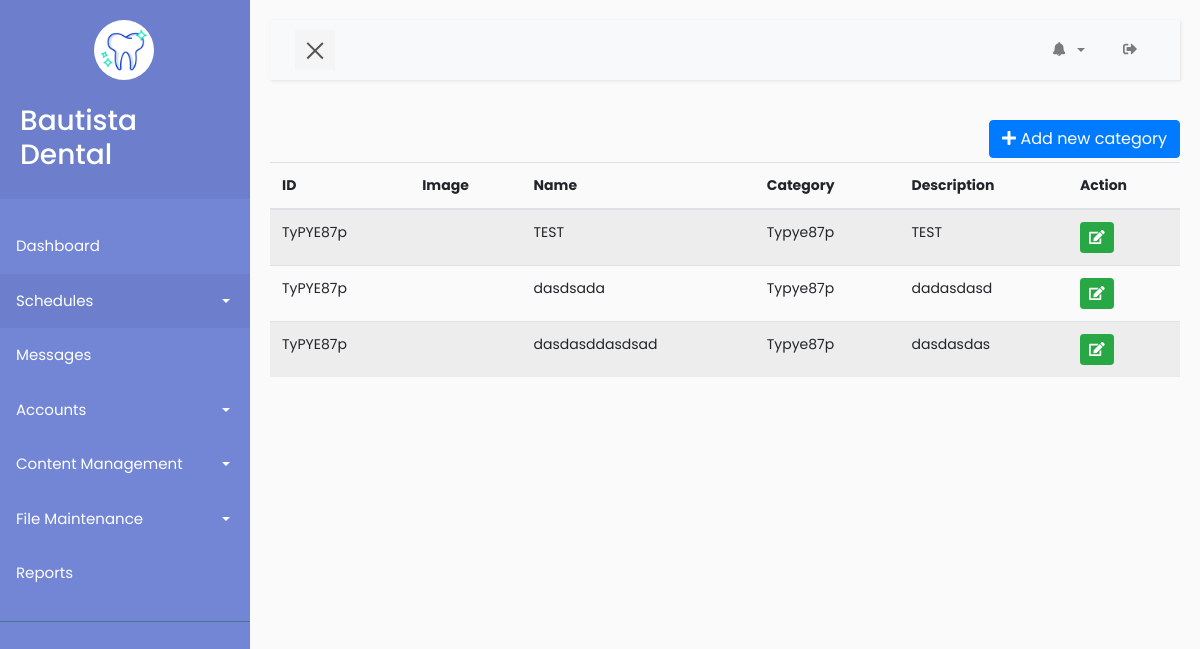
Page /admin/services.php (signed in) on the earlier database version.
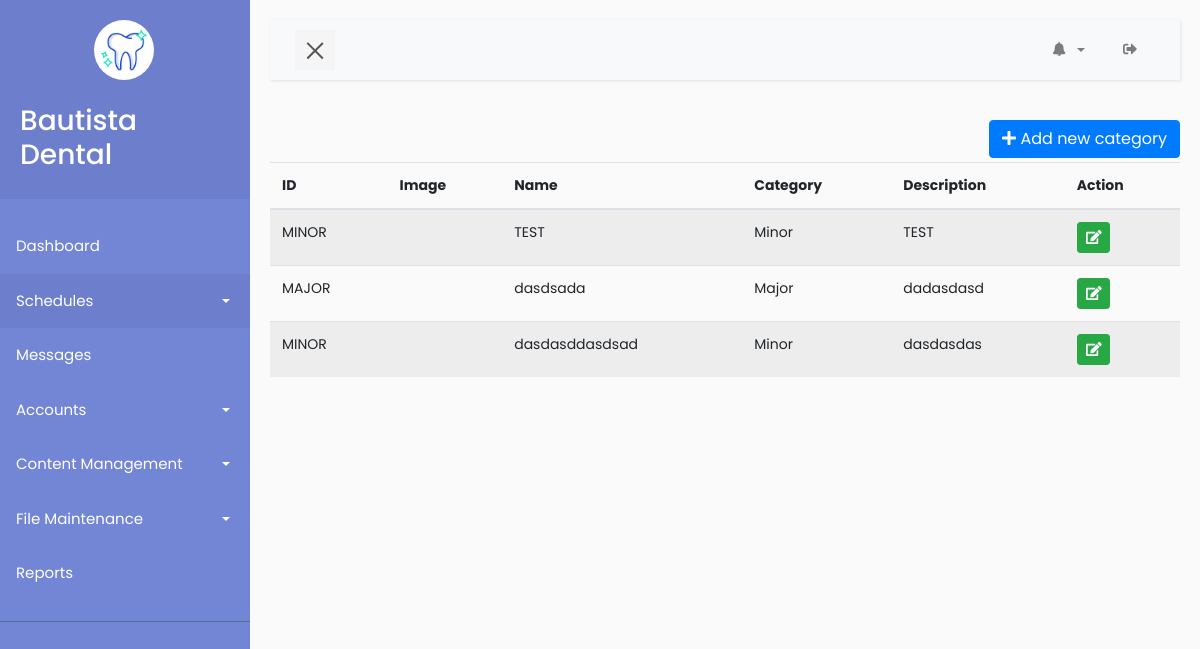
Same page on the later database version.
### tables this page shows
CREATE TABLE IF NOT EXISTS `service` (
  `id` int(11) NOT NULL AUTO_INCREMENT,
  `serviceId` varchar(255) NOT NULL,
  `name` varchar(255) NOT NULL,
  `description` longtext,
  `photo` varchar(255) DEFAULT NULL,
  `categoryId` varchar(255) NOT NULL,
  `duration` int(11) NOT NULL,
  PRIMARY KEY (`id`)
);

### admin/services.php (the view, shortened to what this page needs)
<?php
include 'nav.php'
?>
    <button class="btn btn-primary float-right" id="addServiceModal" data-toggle="modal" data-target="#addServiceModal"><i class="fas fa-plus"></i>&nbsp;Add new category</button>
    <br><br>
    <table class="display dt-responsive nowrap table table-striped" id="table_id">
        <thead>
            <tr>
                <th>ID</th>
                <th>Image</th>
                <th>Name</th>
                <th>Category</th>
                <th>Description</th>
                <th>Action</th>
            </tr>
        </thead>
        <tbody>
            <?php
            require_once "../config/control.php";
            $getCategories = $connect->prepare("SELECT * from service");
            $getCategories->execute();
            $categories = $getCategories->fetchAll();
            foreach ($categories as $category) {
                $photo = $category['photo'];
                $name = $category['name'];
                $categoryId = $category['categoryId'];
                $description = $category['description'];
            ?>
                <tr>
                    <td><?php echo $categoryId ?></td>
                    <td><?php echo $photo ?></td>
                    <td><?php echo $name ?></td>
                    <td class="categ"><?php echo $categoryId ?></td>
                    <td><?php echo $description ?></td>
                    <td>
                       <button class="btn btn-success btn-sm btn-edit-service" data-id="<?php echo $categoryId ?>" data-name="<?php echo $name ?>" data-desc="<?php echo $description ?>" data-toggle="modal" data-target="#editServiceModal"><span class="icon"><i class="fas fa-edit view"></i></span></button>
                    </td>
                </tr>
            <?php
            }
            ?>
        </tbody>
    </table>
<?php include 'footer.php' ?>

Differences in the rows shown:
changed service "TEST": categoryId "TyPYE87p" → "MINOR"; categoryId "typye87p" → "minor"
changed service "dasdsada": categoryId "TyPYE87p" → "MAJOR"; categoryId "typye87p" → "major"
changed service "dasdasddasdsad": categoryId "TyPYE87p" → "MINOR"; categoryId "typye87p" → "minor"
